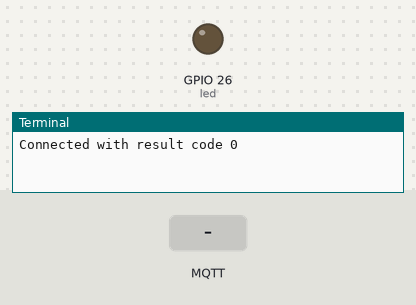
This program was run on a simulated Raspberry Pi (BCM pin numbers). On the bench: output pins drawn as LEDs (lit = HIGH), the last lines printed to the terminal. Inputs (shaded band) come from the test bench. No MQTT or app messages arrive unless stated.

Above: at 1.3 s.
1.4 s: MQTT message "ON" arrives on the first subscribed topic
At 2.3 s:
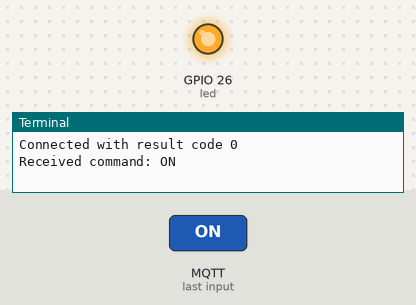
2.9 s: MQTT message "OFF" arrives on the first subscribed topic
At 3.4 s:
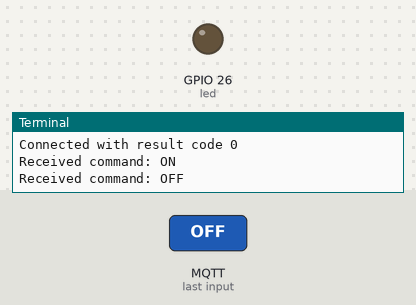
4.4 s: MQTT message "on" arrives on the first subscribed topic
At 5.6 s:
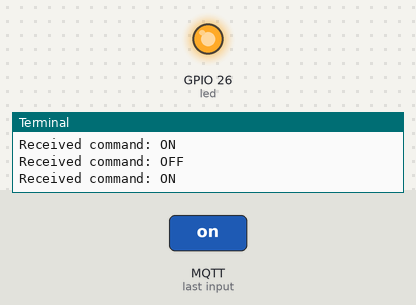
5.9 s: MQTT message "off" arrives on the first subscribed topic
At 6.9 s:
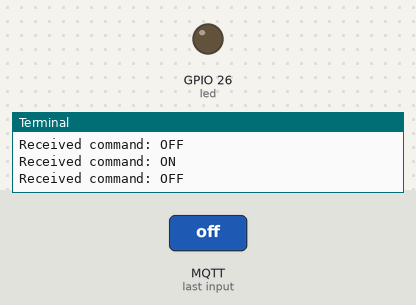
Timing chart, 0 to 8.4 s (numbered marks = the images above; inputs shaded):
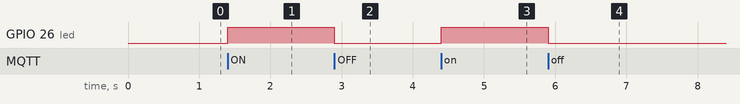

Measured:
- after the input at 1.4 s, GPIO 26 (led): LOW → HIGH at once
- after the input at 2.9 s, GPIO 26 (led): HIGH → LOW at once
- after the input at 4.4 s, GPIO 26 (led): LOW → HIGH at once
- after the input at 5.9 s, GPIO 26 (led): HIGH → LOW at once

The program:

led-mqtt-sub.py
```python
from gpiozero import LED
import paho.mqtt.client as mqtt

# Setup LED using gpiozero
led = LED(26)  # GPIO 26

# MQTT callback
def on_connect(client, userdata, flags, rc):
    print("Connected with result code " + str(rc))
    client.subscribe("iot/pi/led")

def on_message(client, userdata, msg):
    command = msg.payload.decode().strip().upper()
    print(f"Received command: {command}")
    if command == "ON":
        led.on()
    elif command == "OFF":
        led.off()

# MQTT setup
client = mqtt.Client(mqtt.CallbackAPIVersion.VERSION2, "raspi_publisher")

#client = mqtt.Client("led_subscriber")
client.on_connect = on_connect
client.on_message = on_message

client.connect("broker.hivemq.com", 1883, 60)
client.loop_forever()
```
